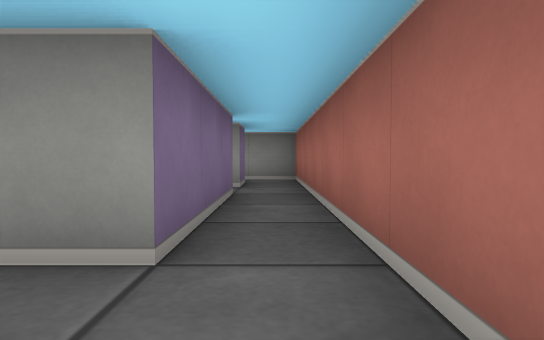
[1] (above)

16 first-person views from a walk through a cub3D level. The camera is about half as high as the walls, tilts 2° down and sees 75° across. The floor is counted in squares. Each view is taken from the middle of a square. On the plan, view 1 faces up. The plan holds only what a view shows up to about 9 squares ahead; the rest is blank.

[2]
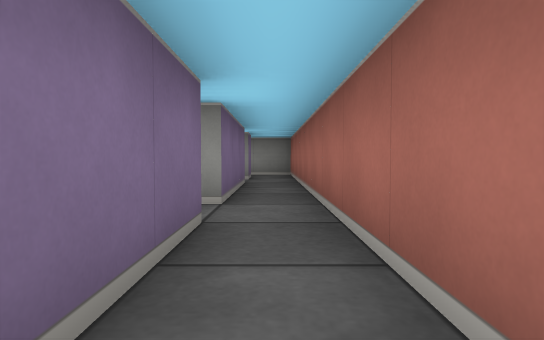

[3]
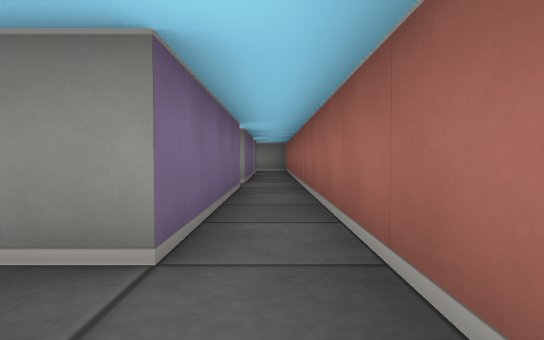

[4]
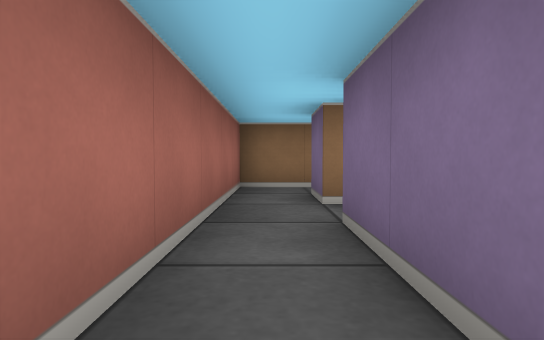

[5]
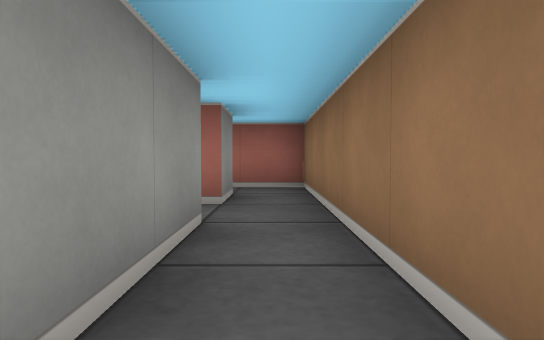

[6]
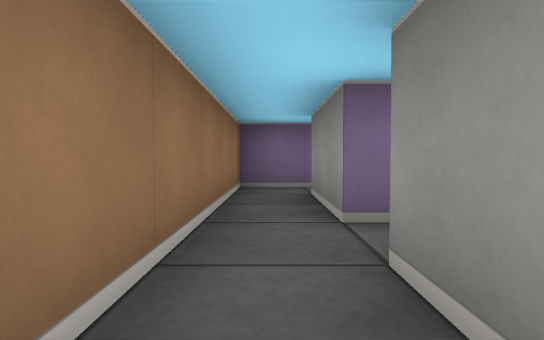

[7]
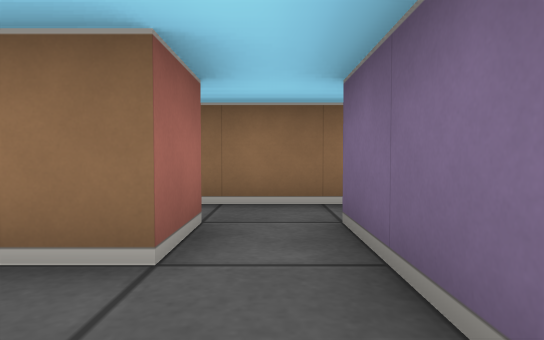

[8]
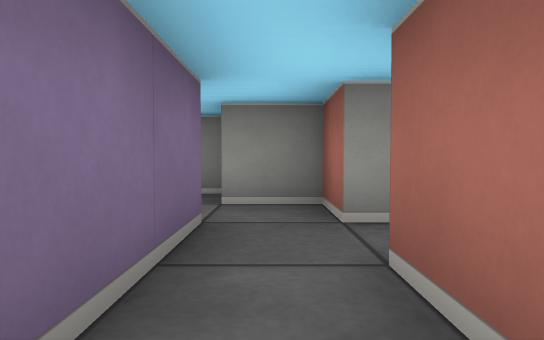

[9]
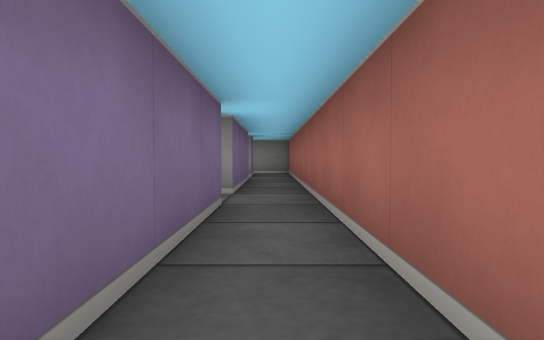

[10]
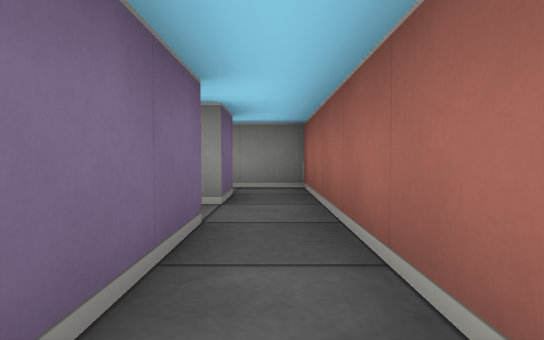

[11]
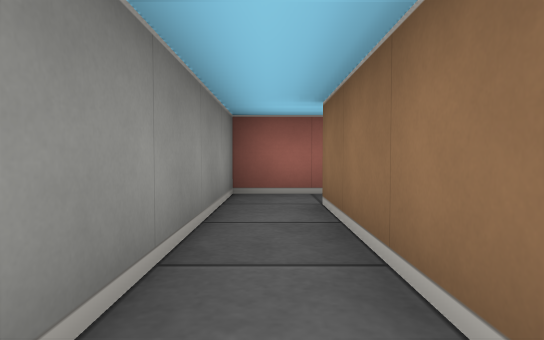

[12]
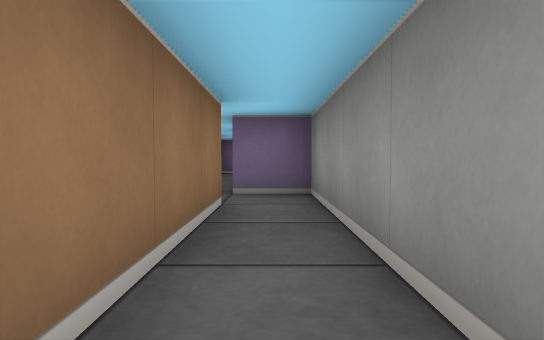

[13]
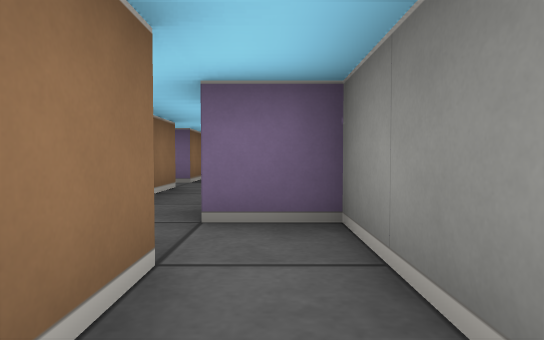

[14]
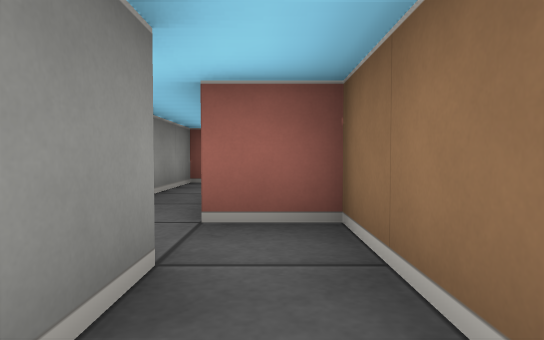

[15]
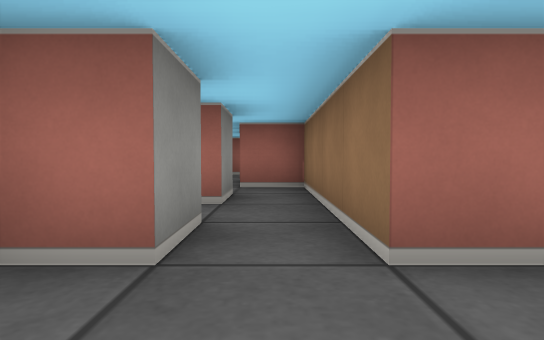

[16]
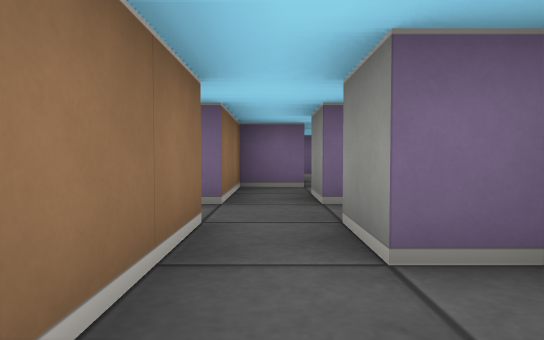

### Floor plan
Points are (right, up) in squares from view 1. A wall is a line through its corners. A room is listed if a view was taken in it or the views show most of it. See-through windows are left out.
Room 1 (views 1, 2, 3, 4, 6, 7, 8, 9)
walls: (-1.5, -4.5) (-0.5, -4.5) (-0.5, -5.5) (-1.5, -5.5) (-1.5, -4.5); (-2.5, -3.5) (-2.5, -5.5); (-2.5, -6.5) (0.5, -6.5) (0.5, 0.5); (-0.5, 0.5) (-0.5, -3.5) (-1.5, -3.5) (-1.5, -2.5) (-2.5, -2.5)
ways out: opening at (-3.5, -6) to room 2; opening at (0, 0) to room 3
Room 2 (view 5)
walls: (-2.5, -5.5) (-4.5, -5.5); (-5.5, -5.4) (-5.5, -6.5) (-2.5, -6.5)
ways out: opening at (-3.5, -6) to room 1; opening at (-5, -5)
Room 3 (view 10)
walls: (-0.5, 4.5) (-0.5, 1.5) (-1.2, 1.5); (0.5, 0.5) (0.5, 6.5); (-0.5, 6.5) (-0.5, 5.5)
ways out: opening at (0, 0) to room 1; opening at (0, 6) to room 4; opening at (-1, 5)
Room 4 (views 11, 12, 13)
walls: (-3.5, 6.5) (-0.5, 6.5); (0.5, 6.5) (0.5, 7.5) (-4.5, 7.5) (-4.5, 6.5)
ways out: opening at (0, 6) to room 3; opening at (-4, 6) to room 5
Room 5 (views 14, 15, 16)
walls: (-7.5, 5.5) (-3.5, 5.5) (-3.5, 6.5); (-6.5, 7.2) (-6.5, 6.5) (-7.5, 6.5) (-7.5, 7.2); (-8.5, 6.5) (-9.5, 6.5); (-4.5, 6.5) (-5.5, 6.5); (-10.5, 6.6) (-10.5, 5.5) (-8.5, 5.5)
ways out: opening at (-4, 6) to room 4; opening at (-8, 5)

Positions as (right, up) in squares from view 1, and headings:
1: (0, 0), facing up
2: (0, -2), facing up
3: (0, -5), facing up
4: (0, -1), facing down
5: (-5, -6), facing right
6: (0, -6), facing left
7: (-2, -3), facing down
8: (-2, -6), facing up
9: (0, -3), facing up
10: (0, 2), facing up
11: (-4, 7), facing right
12: (0, 7), facing left
13: (-2, 7), facing left
14: (-6, 6), facing right
15: (-9, 6), facing right
16: (-5, 6), facing left
